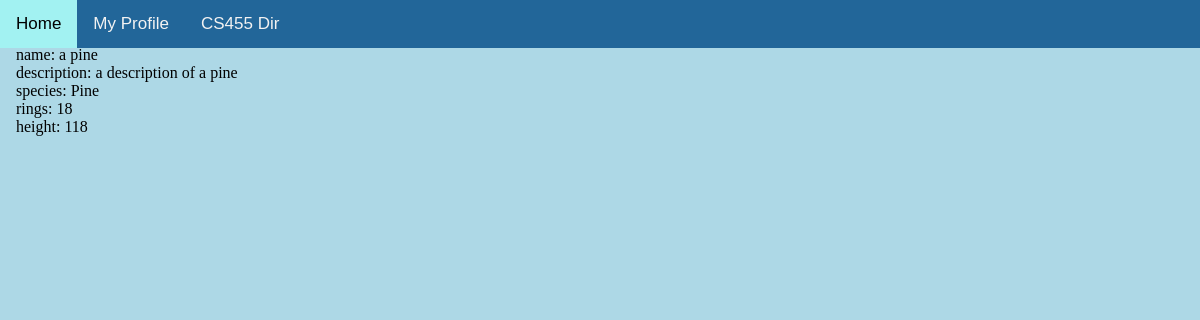
/viewTree.php?treeID=0 (signed in), run on the app's committed database.
### tables this page shows
CREATE TABLE Trees(
    treeID INTEGER PRIMARY KEY,
    username TEXT NOT NULL,
    name TEXT NOT NULL,
    photoID INTEGER NOT NULL UNIQUE,
    rings INTEGER NOT NULL CHECK(rings > 0),
    descript TEXT NOT NULL CHECK(LENGTH(descript) < 280),
    species TEXT NOT NULL,
    height REAL NOT NULL CHECK(height > 0 AND height < 500),
    FOREIGN KEY (username)
        REFERENCES Users (username)
          ON UPDATE CASCADE
          ON DELETE CASCADE
    FOREIGN KEY (species)
        REFERENCES PossibleSpecies(species)
            ON UPDATE CASCADE
            ON DELETE CASCADE
);

### viewTree.php (the view, shortened to what this page needs)
<!DOCTYPE html>
<html>
<head><link rel="stylesheet" type="text/css" href="basic.css"></head>
<body>
<?php
include("menu.PHP");
?>
<div class = "main">
	<?php
	  try{
	    $db = new PDO('sqlite:./myDB/timber.db');
	    $db -> setAttribute(PDO::ATTR_ERRMODE, PDO::ERRMODE_EXCEPTION);
	    $stmt = $db->prepare('SELECT * FROM trees WHERE treeID == ?');
	    $stmt->execute(array($_GET["treeID"]));
	    $result = $stmt->fetch();
	    echo "name: $result[name] <br/>";
	    echo "description: $result[descript] <br/>";
	    echo "species: $result[species] <br/>";
	    echo "rings: $result[rings] <br/>";
	    echo "height: $result[height] <br/>";
	  } catch(PDOException $e) {
	    die('Exception : '.$e->getMessage());
	  }
	 ?>
</div>
</body>
</html>

### basic.css (style rules this page uses)
body { background-color: lightblue; }

### menu.PHP (style rules this page uses)
body { margin:0; top:30px; }
.main { padding: 16px; margin-top: 30px; height: 1500px; }

### data on the page
trees: name "a pine", descript "a description of a pine", species "Pine", rings "18", height "118"
